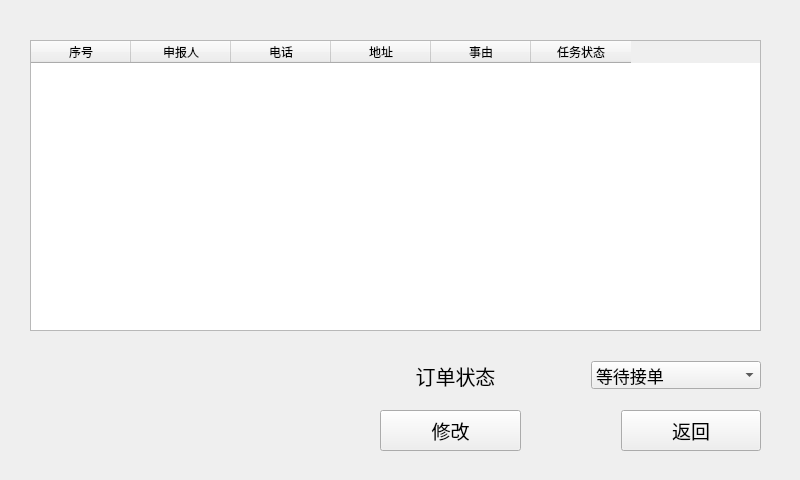
<?xml version="1.0" encoding="UTF-8"?>
<ui version="4.0">
 <class>mange_business</class>
 <widget class="QMainWindow" name="mange_business">
  <property name="geometry">
   <rect>
    <x>0</x>
    <y>0</y>
    <width>800</width>
    <height>480</height>
   </rect>
  </property>
  <property name="windowTitle">
   <string>MainWindow</string>
  </property>
  <widget class="QWidget" name="centralwidget">
   <widget class="QTableWidget" name="tableWidget">
    <property name="geometry">
     <rect>
      <x>30</x>
      <y>40</y>
      <width>731</width>
      <height>291</height>
     </rect>
    </property>
    <column>
     <property name="text">
      <string>序号</string>
     </property>
    </column>
    <column>
     <property name="text">
      <string>申报人</string>
     </property>
    </column>
    <column>
     <property name="text">
      <string>电话</string>
     </property>
    </column>
    <column>
     <property name="text">
      <string>地址</string>
     </property>
    </column>
    <column>
     <property name="text">
      <string>事由</string>
     </property>
    </column>
    <column>
     <property name="text">
      <string>任务状态</string>
     </property>
    </column>
   </widget>
   <widget class="QWidget" name="layoutWidget_3">
    <property name="geometry">
     <rect>
      <x>380</x>
      <y>410</y>
      <width>381</width>
      <height>41</height>
     </rect>
    </property>
    <layout class="QHBoxLayout" name="horizontalLayout_3">
     <property name="spacing">
      <number>100</number>
     </property>
     <item>
      <widget class="QPushButton" name="pushButton_2">
       <property name="sizePolicy">
        <sizepolicy hsizetype="Expanding" vsizetype="Expanding">
         <horstretch>0</horstretch>
         <verstretch>0</verstretch>
        </sizepolicy>
       </property>
       <property name="font">
        <font>
         <pointsize>14</pointsize>
        </font>
       </property>
       <property name="text">
        <string>修改</string>
       </property>
      </widget>
     </item>
     <item>
      <widget class="QPushButton" name="back_2">
       <property name="sizePolicy">
        <sizepolicy hsizetype="Expanding" vsizetype="Expanding">
         <horstretch>0</horstretch>
         <verstretch>0</verstretch>
        </sizepolicy>
       </property>
       <property name="font">
        <font>
         <pointsize>14</pointsize>
        </font>
       </property>
       <property name="text">
        <string>返回</string>
       </property>
      </widget>
     </item>
    </layout>
   </widget>
   <widget class="QWidget" name="layoutWidget_2">
    <property name="geometry">
     <rect>
      <x>370</x>
      <y>350</y>
      <width>391</width>
      <height>51</height>
     </rect>
    </property>
    <layout class="QHBoxLayout" name="horizontalLayout_2">
     <property name="spacing">
      <number>50</number>
     </property>
     <item>
      <widget class="QLabel" name="label">
       <property name="font">
        <font>
         <pointsize>15</pointsize>
        </font>
       </property>
       <property name="text">
        <string>订单状态</string>
       </property>
       <property name="alignment">
        <set>Qt::AlignCenter</set>
       </property>
      </widget>
     </item>
     <item>
      <widget class="QComboBox" name="comboBox">
       <property name="font">
        <font>
         <pointsize>13</pointsize>
        </font>
       </property>
       <item>
        <property name="text">
         <string>等待接单</string>
        </property>
       </item>
       <item>
        <property name="text">
         <string>上门服务中</string>
        </property>
       </item>
       <item>
        <property name="text">
         <string>订单完成</string>
        </property>
       </item>
      </widget>
     </item>
    </layout>
   </widget>
  </widget>
 </widget>
 <resources/>
 <connections/>
</ui>
